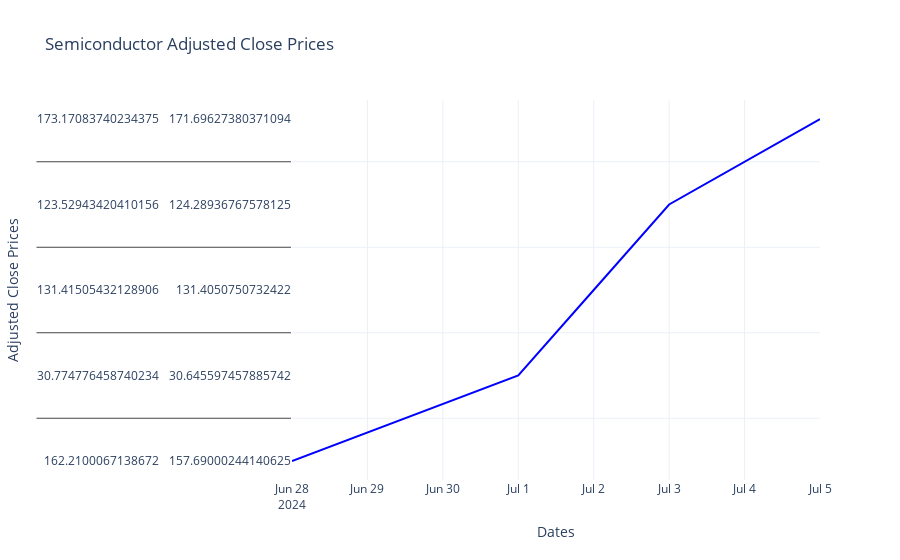

Here is the notebook cell this chart was saved with:
### Code cell
# Create and display an interactive line plot of Adjusted Close Prices for semiconductor companies
newclosing = go.Figure()
newclosing.add_trace(go.Scatter(x=semiconductor_data.index, 
                         y=semiconductor_data['Adj Close'], 
                         mode='lines', 
                         name='Adjusted Close', 
                         line=dict(color='blue')))
newclosing.update_layout(title='Semiconductor Adjusted Close Prices',
                  xaxis_title='Dates',
                  yaxis_title='Adjusted Close Prices',
                  template='plotly_white')
newclosing.show()

### Figure 1 — Plotly figure (JSON) as saved in the notebook; plotly's stock layout.template omitted (floating-point values rounded to 4 significant figures; data arrays with more than 128 entries replaced by an {"elided": "..."} marker saying what was removed)
{"data": [{"line": {"color": "blue"}, "mode": "lines", "name": "Adjusted Close", "type": "scatter", "x": ["2024-06-28T00:00:00+00:00", "2024-07-01T00:00:00+00:00", "2024-07-02T00:00:00+00:00", "2024-07-03T00:00:00+00:00", "2024-07-05T00:00:00+00:00", "2024-07-08T00:00:00+00:00", "2024-07-09T00:00:00+00:00", "2024-07-10T00:00:00+00:00", "2024-07-11T00:00:00+00:00", "2024-07-12T00:00:00+00:00", "2024-07-15T00:00:00+00:00", "2024-07-16T00:00:00+00:00", "2024-07-17T00:00:00+00:00", "2024-07-18T00:00:00+00:00", "2024-07-19T00:00:00+00:00", "2024-07-22T00:00:00+00:00", "2024-07-23T00:00:00+00:00", "2024-07-24T00:00:00+00:00", "2024-07-25T00:00:00+00:00", "2024-07-26T00:00:00+00:00", "2024-07-29T00:00:00+00:00", "2024-07-30T00:00:00+00:00", "2024-07-31T00:00:00+00:00", "2024-08-01T00:00:00+00:00", "2024-08-02T00:00:00+00:00", "2024-08-05T00:00:00+00:00", "2024-08-06T00:00:00+00:00", "2024-08-07T00:00:00+00:00", "2024-08-08T00:00:00+00:00", "2024-08-09T00:00:00+00:00", "2024-08-12T00:00:00+00:00", "2024-08-13T00:00:00+00:00", "2024-08-14T00:00:00+00:00", "2024-08-15T00:00:00+00:00", "2024-08-16T00:00:00+00:00", "2024-08-19T00:00:00+00:00", "2024-08-20T00:00:00+00:00", "2024-08-21T00:00:00+00:00", "2024-08-22T00:00:00+00:00", "2024-08-23T00:00:00+00:00", "2024-08-26T00:00:00+00:00", "2024-08-27T00:00:00+00:00", "2024-08-28T00:00:00+00:00", "2024-08-29T00:00:00+00:00", "2024-08-30T00:00:00+00:00", "2024-09-03T00:00:00+00:00", "2024-09-04T00:00:00+00:00", "2024-09-05T00:00:00+00:00", "2024-09-06T00:00:00+00:00", "2024-09-09T00:00:00+00:00", "2024-09-10T00:00:00+00:00", "2024-09-11T00:00:00+00:00", "2024-09-12T00:00:00+00:00", "2024-09-13T00:00:00+00:00", "2024-09-16T00:00:00+00:00", "2024-09-17T00:00:00+00:00", "2024-09-18T00:00:00+00:00", "2024-09-19T00:00:00+00:00", "2024-09-20T00:00:00+00:00", "2024-09-23T00:00:00+00:00", "2024-09-24T00:00:00+00:00", "2024-09-25T00:00:00+00:00", "2024-09-26T00:00:00+00:00", "2024-09-27T00:00:00+00:00"], "y": {"elided": "64x5 float values"}}], "layout": {"autosize": true, "title": {"text": "Semiconductor Adjusted Close Prices"}, "xaxis": {"autorange": true, "range": ["2024-06-28", "2024-07-05"], "title": {"text": "Dates"}, "type": "date"}, "yaxis": {"autorange": true, "range": [-0.2222, 4.222], "title": {"text": "Adjusted Close Prices"}, "type": "multicategory"}}}
